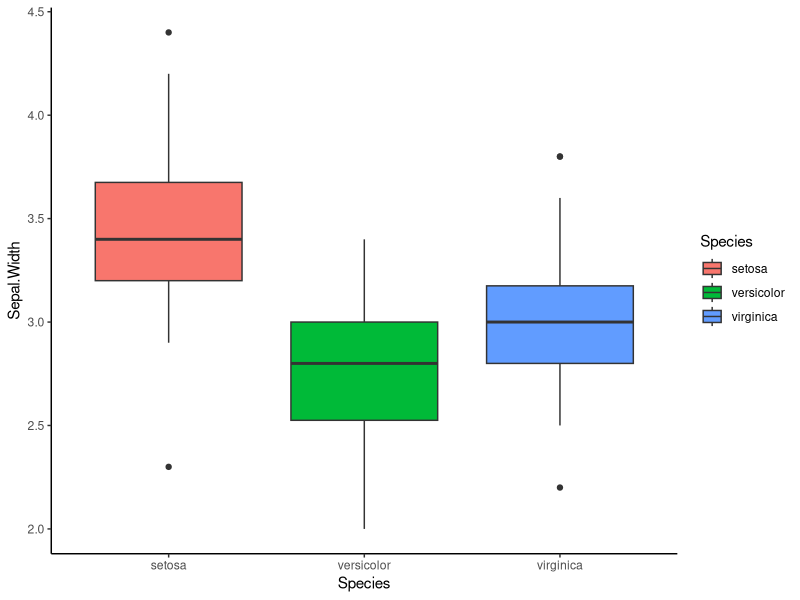
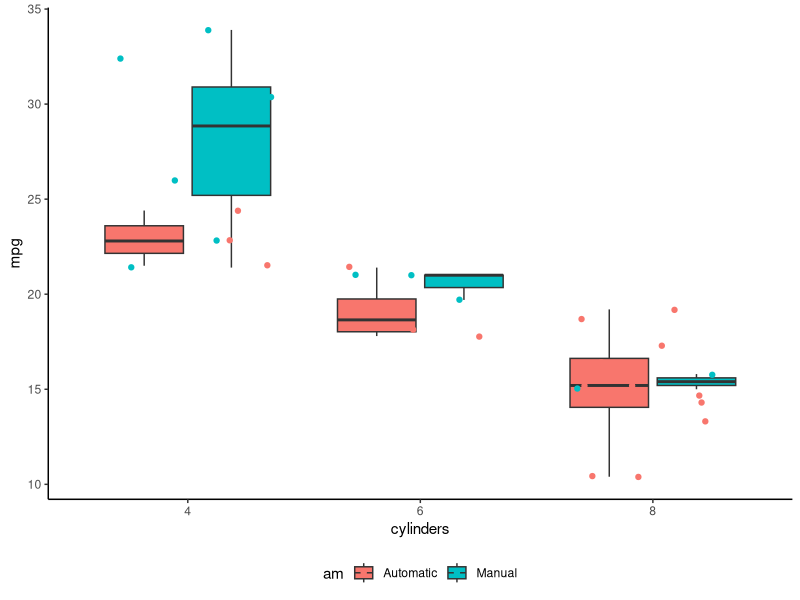
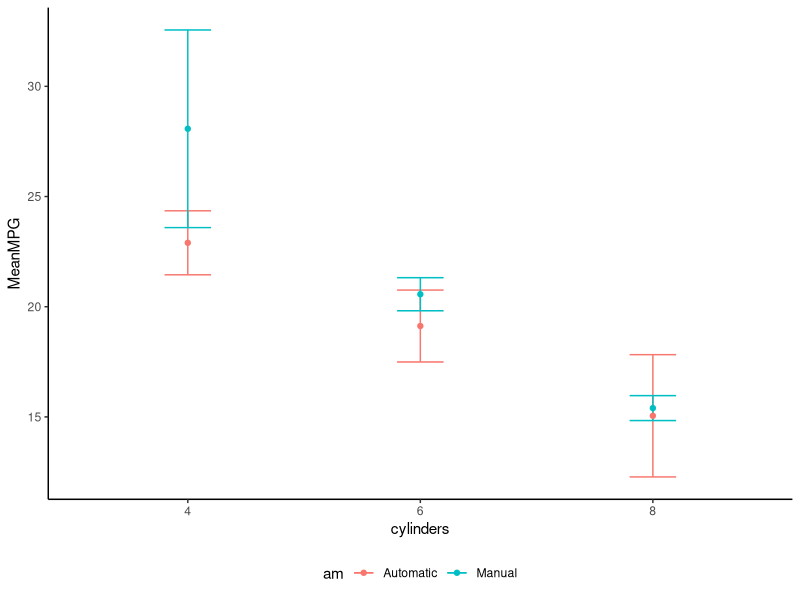
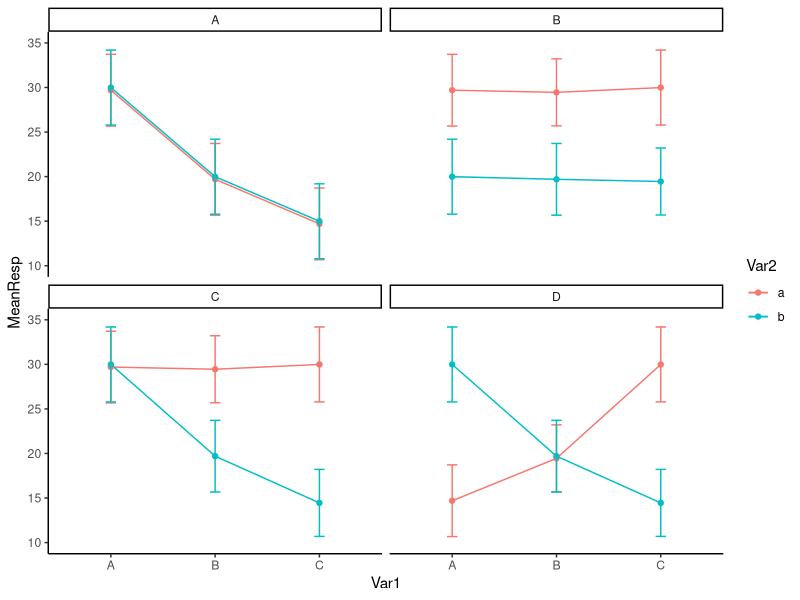
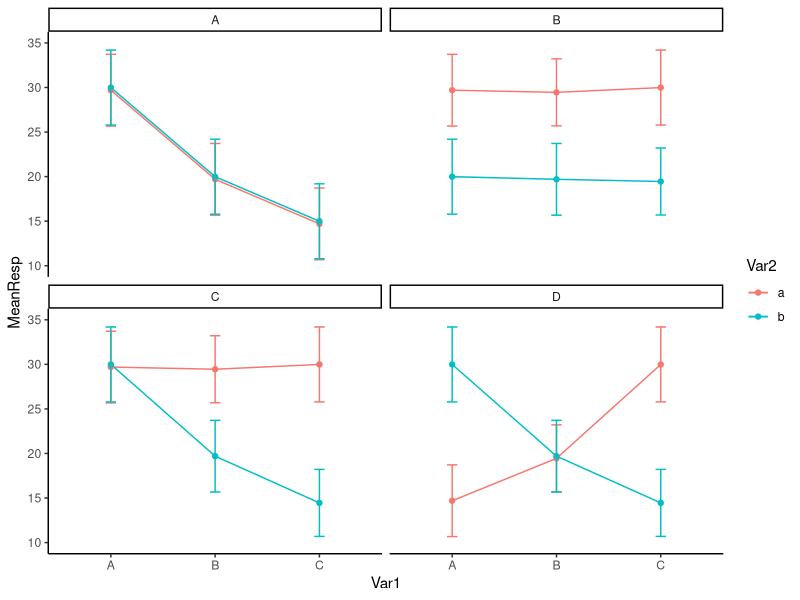
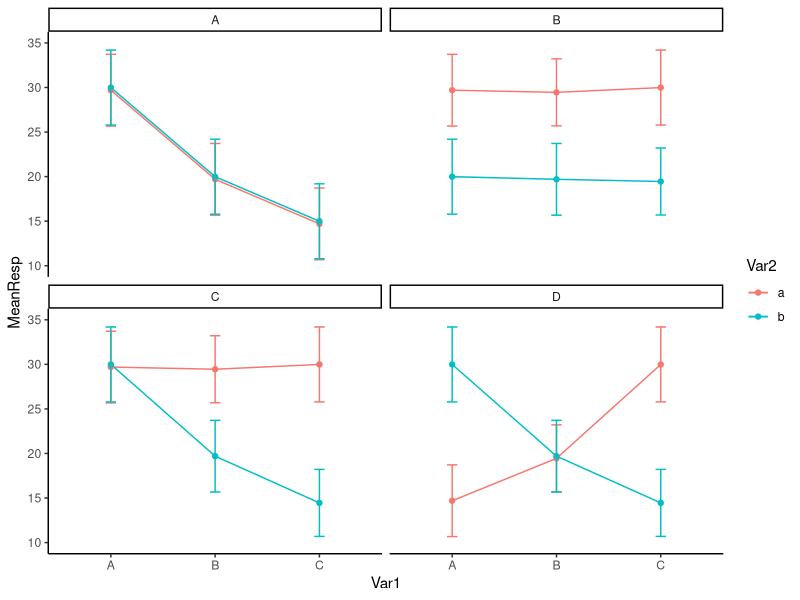
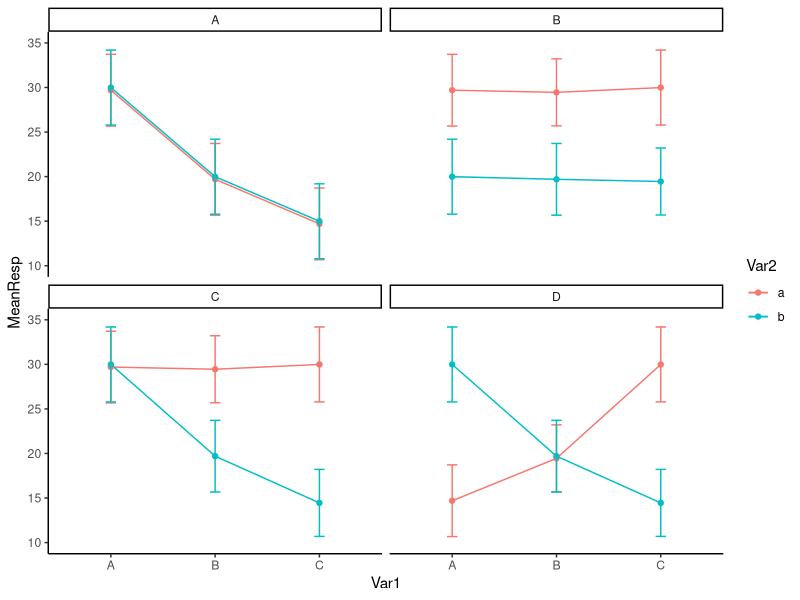

Generate these figures, in order, with R:
## ---- chunk 1
knitr::opts_chunk$set(echo = TRUE, warning = FALSE, message = FALSE)
suppressMessages(suppressWarnings(library(tidyverse, quietly = TRUE)))
options("kableExtra.html.bsTable" = T)
library(kableExtra)
## ---- chunk 2
data(iris)
IRISANOVA <- aov(Sepal.Width ~ Species, data = iris)
summary(IRISANOVA)
## ---- chunk 3
ggplot(iris, aes(x = Species, y = Sepal.Width)) + geom_boxplot(aes(fill = Species)) + theme(legend.position = "bottom") + theme_classic()
## ---- chunk 4
mt <- mtcars
mt$am <- ifelse(mt$am == 0, "Automatic", "Manual")
## ---- chunk 5
ANOVA.AUTO <- aov(mpg ~ am + cyl + am:cyl, data = mt)
summary(ANOVA.AUTO)
## ---- chunk 6
ggplot(mt, aes(x = factor(cyl), y = mpg)) + geom_boxplot(aes(fill = am)) + geom_jitter(aes(color = am)) + xlab("cylinders") + theme_classic() + theme(legend.position = "bottom")
## ---- chunk 7
mt <- mt %>% group_by(am, cyl) %>% summarise(MeanMPG = mean(mpg), SDMPG = sd(mpg))

ggplot(mt, aes(x = factor(cyl), y = MeanMPG)) + geom_line(aes(color = am))+ geom_errorbar(aes(ymin = MeanMPG - SDMPG, ymax = MeanMPG + SDMPG, color = am), width = 0.2) + geom_point(aes(color = am)) + xlab("cylinders") + theme_classic() + theme(legend.position = "bottom")
## ---- chunk 8
set.seed(2018)
Aa <- data.frame(Resp = rnorm(30, mean = 30, sd = 4), Var1 = "A", Var2 ="a")
set.seed(2017)
Ab <- data.frame(Resp = rnorm(30, mean = 30, sd = 4), Var1 = "A", Var2 ="b")
set.seed(2018)
Ba <- data.frame(Resp = rnorm(30, mean = 20, sd = 4), Var1 = "B", Var2 ="a")
set.seed(2017)
Bb <- data.frame(Resp = rnorm(30, mean = 20, sd = 4), Var1 = "B", Var2 ="b")
set.seed(2018)
Ca <- data.frame(Resp = rnorm(30, mean = 15, sd = 4), Var1 = "C", Var2 ="a")
set.seed(2017)
Cb  <- data.frame(Resp = rnorm(30, mean = 15, sd = 4), Var1 = "C", Var2 ="b")
Var1 <- list(Aa,Ba,Ca,Ab,Bb,Cb)
Var1 <- do.call(rbind, Var1)

SummVar1 <-  Var1 %>%  group_by(Var2, Var1) %>% summarise(MeanResp = mean(Resp), SD =sd(Resp)) %>% mutate(Graph = "A")



set.seed(2018)
Aa <- data.frame(Resp = rnorm(30, mean = 30, sd = 4), Var1 = "A", Var2 ="a")
set.seed(2017)
Ab <- data.frame(Resp = rnorm(30, mean = 20, sd = 4), Var1 = "A", Var2 ="b")
set.seed(2016)
Ba <- data.frame(Resp = rnorm(30, mean = 30, sd = 4), Var1 = "B", Var2 ="a")
set.seed(2018)
Bb <- data.frame(Resp = rnorm(30, mean = 20, sd = 4), Var1 = "B", Var2 ="b")
set.seed(2017)
Ca <- data.frame(Resp = rnorm(30, mean = 30, sd = 4), Var1 = "C", Var2 ="a")
set.seed(2016)
Cb  <- data.frame(Resp = rnorm(30, mean = 20, sd = 4), Var1 = "C", Var2 ="b")
Var2 <- list(Aa,Ba,Ca,Ab,Bb,Cb)
Var2 <- do.call(rbind, Var2)

SummVar2 <-  Var2 %>%  group_by(Var2, Var1) %>% summarise(MeanResp = mean(Resp), SD =sd(Resp)) %>% mutate(Graph = "B")

set.seed(2018)
Aa <- data.frame(Resp = rnorm(30, mean = 30, sd = 4), Var1 = "A", Var2 ="a")
set.seed(2017)
Ab <- data.frame(Resp = rnorm(30, mean = 30, sd = 4), Var1 = "A", Var2 ="b")
set.seed(2016)
Ba <- data.frame(Resp = rnorm(30, mean = 30, sd = 4), Var1 = "B", Var2 ="a")
set.seed(2018)
Bb <- data.frame(Resp = rnorm(30, mean = 20, sd = 4), Var1 = "B", Var2 ="b")
set.seed(2017)
Ca <- data.frame(Resp = rnorm(30, mean = 30, sd = 4), Var1 = "C", Var2 ="a")
set.seed(2016)
Cb  <- data.frame(Resp = rnorm(30, mean = 15, sd = 4), Var1 = "C", Var2 ="b")
Var12 <- list(Aa,Ba,Ca,Ab,Bb,Cb)
Var12 <- do.call(rbind, Var12)

SummVar12 <-  Var12 %>%  group_by(Var2, Var1) %>% summarise(MeanResp = mean(Resp), SD =sd(Resp)) %>% mutate(Graph = "C")


set.seed(2018)
Aa <- data.frame(Resp = rnorm(30, mean = 15, sd = 4), Var1 = "A", Var2 ="a")
set.seed(2017)
Ab <- data.frame(Resp = rnorm(30, mean = 30, sd = 4), Var1 = "A", Var2 ="b")
set.seed(2016)
Ba <- data.frame(Resp = rnorm(30, mean = 20, sd = 4), Var1 = "B", Var2 ="a")
set.seed(2018)
Bb <- data.frame(Resp = rnorm(30, mean = 20, sd = 4), Var1 = "B", Var2 ="b")
set.seed(2017)
Ca <- data.frame(Resp = rnorm(30, mean = 30, sd = 4), Var1 = "C", Var2 ="a")
set.seed(2016)
Cb  <- data.frame(Resp = rnorm(30, mean = 15, sd = 4), Var1 = "C", Var2 ="b")
Var21 <- list(Aa,Ba,Ca,Ab,Bb,Cb)
Var21 <- do.call(rbind, Var21)

SummVar21 <-  Var21 %>%  group_by(Var2, Var1) %>% summarise(MeanResp = mean(Resp), SD =sd(Resp)) %>% mutate(Graph = "D")

DF <- bind_rows(SummVar1, SummVar2, SummVar12, SummVar21)

ggplot(DF,aes(x = Var1, y = MeanResp, group = Var2)) + geom_line(aes(color = Var2)) + geom_point(aes(color = Var2)) + geom_errorbar(aes(ymin = MeanResp - SD, ymax = MeanResp + SD, color = Var2), width = 0.1) + theme_classic() + ylim(c(10,35)) + facet_wrap(~Graph)
## ---- chunk 9
knitr::kable(broom::tidy(aov(Resp ~ Var1 + Var2 + Var1:Var2, data = Var2)), digits = c(0, 0, 2, 2, 2, 5)) %>% kable_styling(bootstrap_options = c("striped", "hover", "condensed", "responsive"), full_width = F)
## ---- chunk 10
ggplot(DF,aes(x = Var1, y = MeanResp, group = Var2)) + geom_line(aes(color = Var2)) + geom_point(aes(color = Var2)) + geom_errorbar(aes(ymin = MeanResp - SD, ymax = MeanResp + SD, color = Var2), width = 0.1) + theme_classic() + ylim(c(10,35)) + facet_wrap(~Graph)
## ---- chunk 11
knitr::kable(broom::tidy(aov(Resp ~ Var1 + Var2 + Var1:Var2, data = Var21)), digits = c(0, 0, 2, 2, 2, 5)) %>% kable_styling(bootstrap_options = c("striped", "hover", "condensed", "responsive"), full_width = F)
## ---- chunk 12
ggplot(DF,aes(x = Var1, y = MeanResp, group = Var2)) + geom_line(aes(color = Var2)) + geom_point(aes(color = Var2)) + geom_errorbar(aes(ymin = MeanResp - SD, ymax = MeanResp + SD, color = Var2), width = 0.1) + theme_classic() + ylim(c(10,35)) + facet_wrap(~Graph)
## ---- chunk 13
knitr::kable(broom::tidy(aov(Resp ~ Var1 + Var2 + Var1:Var2, data = Var12)), digits = c(0, 0, 2, 2, 2, 5)) %>% kable_styling(bootstrap_options = c("striped", "hover", "condensed", "responsive"), full_width = F)
## ---- chunk 14
ggplot(DF,aes(x = Var1, y = MeanResp, group = Var2)) + geom_line(aes(color = Var2)) + geom_point(aes(color = Var2)) + geom_errorbar(aes(ymin = MeanResp - SD, ymax = MeanResp + SD, color = Var2), width = 0.1) + theme_classic() + ylim(c(10,35)) + facet_wrap(~Graph)
## ---- chunk 15
knitr::kable(broom::tidy(aov(Resp ~ Var1 + Var2 + Var1:Var2, data = Var1)), digits = c(0, 0, 2, 2, 2, 5)) %>% kable_styling(bootstrap_options = c("striped", "hover", "condensed", "responsive"), full_width = F)
## ---- chunk 16
ANOVAUptake <- aov(uptake  ~  Type + Treatment + Type/Plant, data=CO2)
summary(ANOVAUptake)
## ---- chunk 17
ANOVAUptake <- aov(uptake  ~  Type + Treatment + Type:Treatment + Error(Type/Plant), data=CO2)
summary(ANOVAUptake)
